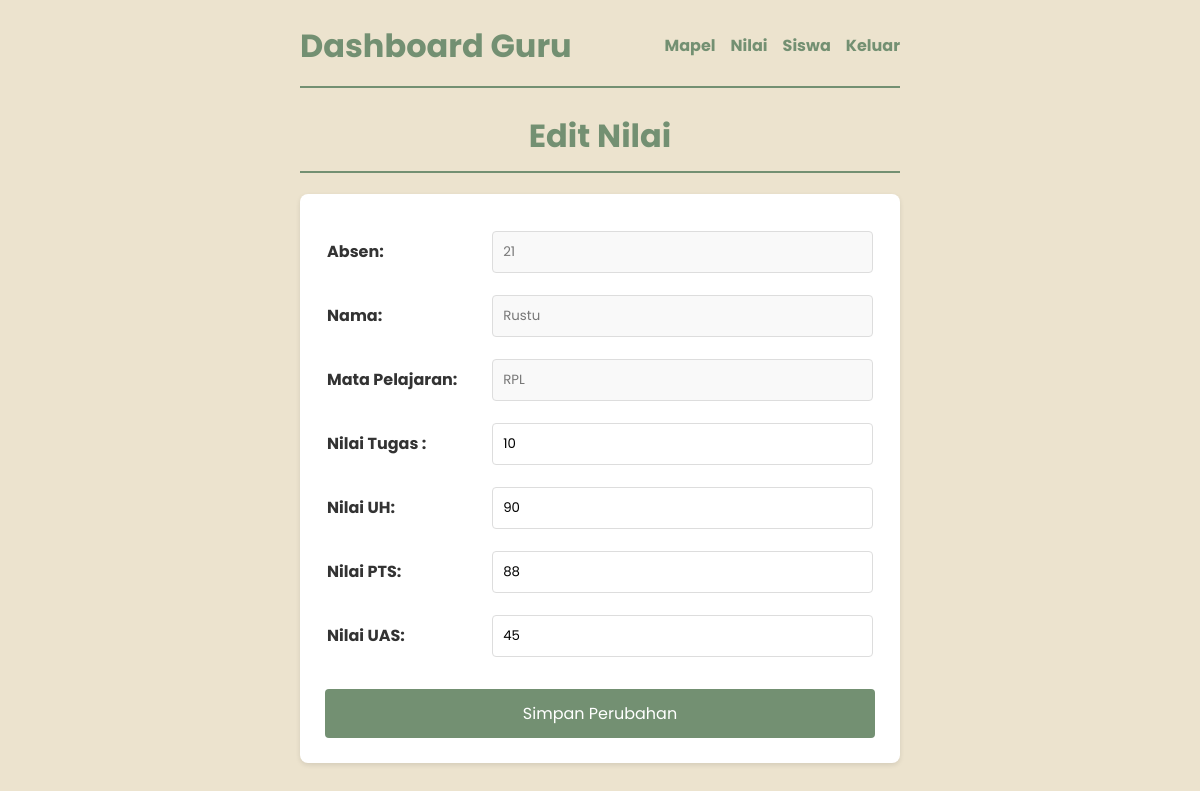
Screenshot of /edit_nilai.php?id=1 with the database file from the repository.
### tables this page shows
CREATE TABLE `nilai` (
  `id_nilai` int(11) NOT NULL,
  `id_siswa` int(11) NOT NULL,
  `id_mapel` int(11) NOT NULL,
  `tugas` int(255) NOT NULL,
  `uh` int(255) NOT NULL,
  `pts` int(255) NOT NULL,
  `uas` int(255) NOT NULL,
  `nilai_akhir` decimal(10,0) NOT NULL
);

CREATE TABLE `user` (
  `id` int(11) NOT NULL,
  `absen` int(255) NOT NULL,
  `nama` varchar(255) NOT NULL,
  `password` varchar(255) NOT NULL,
  `role` enum('guru','siswa') NOT NULL
);

CREATE TABLE `mapel` (
  `id_mapel` int(11) NOT NULL,
  `nama_mapel` varchar(255) NOT NULL,
  `nama_guru` varchar(255) NOT NULL
);

### edit_nilai.php (the view, shortened to what this page needs)
<?php
include 'koneksi.php';
if (isset($_GET['id'])) {
    $id_nilai = $_GET['id'];
    $query = "
        SELECT
            nilai.*, user.absen, user.nama AS nama_siswa, mapel.nama_mapel
        FROM nilai
        JOIN user ON nilai.id_siswa = user.id
        JOIN mapel ON nilai.id_mapel = mapel.id_mapel
        WHERE nilai.id_nilai = $id_nilai";
    $result = $conn->query($query);
    if ($result->num_rows > 0) {
        $nilai = $result->fetch_assoc();
    } else {
        echo "<script>alert('Data nilai tidak ditemukan!'); window.location='siswa.php';</script>";
        exit;
    }
}
?>
<!DOCTYPE html>
<html lang="id">
<head>
    <link rel="stylesheet" href="css/edit_nilai.css">
</head>
<body>
    <header>
        <h1>Dashboard Guru</h1>
        <nav>
            <ul>
                <li><a href="mapel.php">Mapel</a></li>
                <li><a href="nilai.php">Nilai</a></li>
                <li><a href="siswa.php">Siswa</a></li>
                <li><a href="index.php">Keluar</a></li>
            </ul>
        </nav>
    </header>
    <main>
        <h1>Edit Nilai</h1>
        <div class="data">
            <form method="POST" action="">
                <table>
                    <tr>
                        <td>Absen:</td>
                        <td>
                            <input type="number" value="<?= $nilai['absen']; ?>" disabled>
                        </td>
                    </tr>
                    <tr>
                        <td>Nama:</td>
                        <td>
                            <input type="text" value="<?= $nilai['nama_siswa']; ?>" disabled>
                        </td>
                    </tr>
                    <tr>
                        <td>Mata Pelajaran:</td>
                        <td>
                            <input type="text" value="<?= $nilai['nama_mapel']; ?>" disabled>
                        </td>
                    </tr>
                    <tr>
                        <td>Nilai Tugas :</td>
                        <td>
                            <input type="number" name="tugas" min="0" max="100" value="<?= $nilai['tugas']; ?>"
                                required>
                        </td>
                    </tr>
                    <tr>
                        <td>Nilai UH:</td>
                        <td>
                            <input type="number" name="uh" min="0" max="100" value="<?= $nilai['uh']; ?>" required>
                        </td>
                    </tr>
                    <tr>
                        <td>Nilai PTS:</td>
                        <td>
                            <input type="number" name="pts" min="0" max="100" value="<?= $nilai['pts']; ?>" required>
                        </td>
                    </tr>
                    <tr>
                        <td>Nilai UAS:</td>
                        <td>
                            <input type="number" name="uas" min="0" max="100" value="<?= $nilai['uas']; ?>" required>
                        </td>
                    </tr>
                </table>
                <button type="submit">Simpan Perubahan</button>
            </form>
        </div>
    </main>
</body>
</html>

### css/edit_nilai.css (style rules this page uses)
* { font-family: 'Poppins', sans-serif; }
body { line-height: 1.6; background-color: #ece3ce; color: #333; max-width: 600px; margin: 0 auto; padding: 20px; }
header { display: flex; justify-content: space-between; align-items: center; border-bottom: 2px solid #739072; padding-bottom: 15px; margin-bottom: 20px; }
header h1 { color: #739072; margin: 0; }
nav ul { list-style: none; padding: 0; margin: 0; display: flex; gap: 15px; }
nav ul li a { text-decoration: none; color: #739072; font-weight: bold; }
main h1 { color: #739072; border-bottom: 2px solid #739072; padding-bottom: 10px; text-align: center; }
.data { background-color: #ffffff; border-radius: 8px; padding: 25px; box-shadow: 0 2px 5px rgba(0,0,0,0.1); }
form table { width: 100%; margin-bottom: 20px; }
form table tr { margin-bottom: 15px; }
form table tr td { padding: 10px 0; }
form table tr td:first-child { width: 30%; font-weight: bold; }
form input[type="text"], form input[type="number"] { width: 100%; padding: 10px; border: 1px solid #ddd; border-radius: 4px; box-sizing: border-box; }
form input:disabled { background-color: #f9f9f9; color: #777; cursor: not-allowed; }
button { display: block; width: 100%; padding: 12px; background-color: #739072; color: white; border: none; border-radius: 4px; cursor: pointer; font-size: 16px; }

### rows the page displays
nilai: absen "21", nama "Rustu", id_mapel.nama_mapel "RPL", tugas "10", uh "90", pts "88", uas "45"
